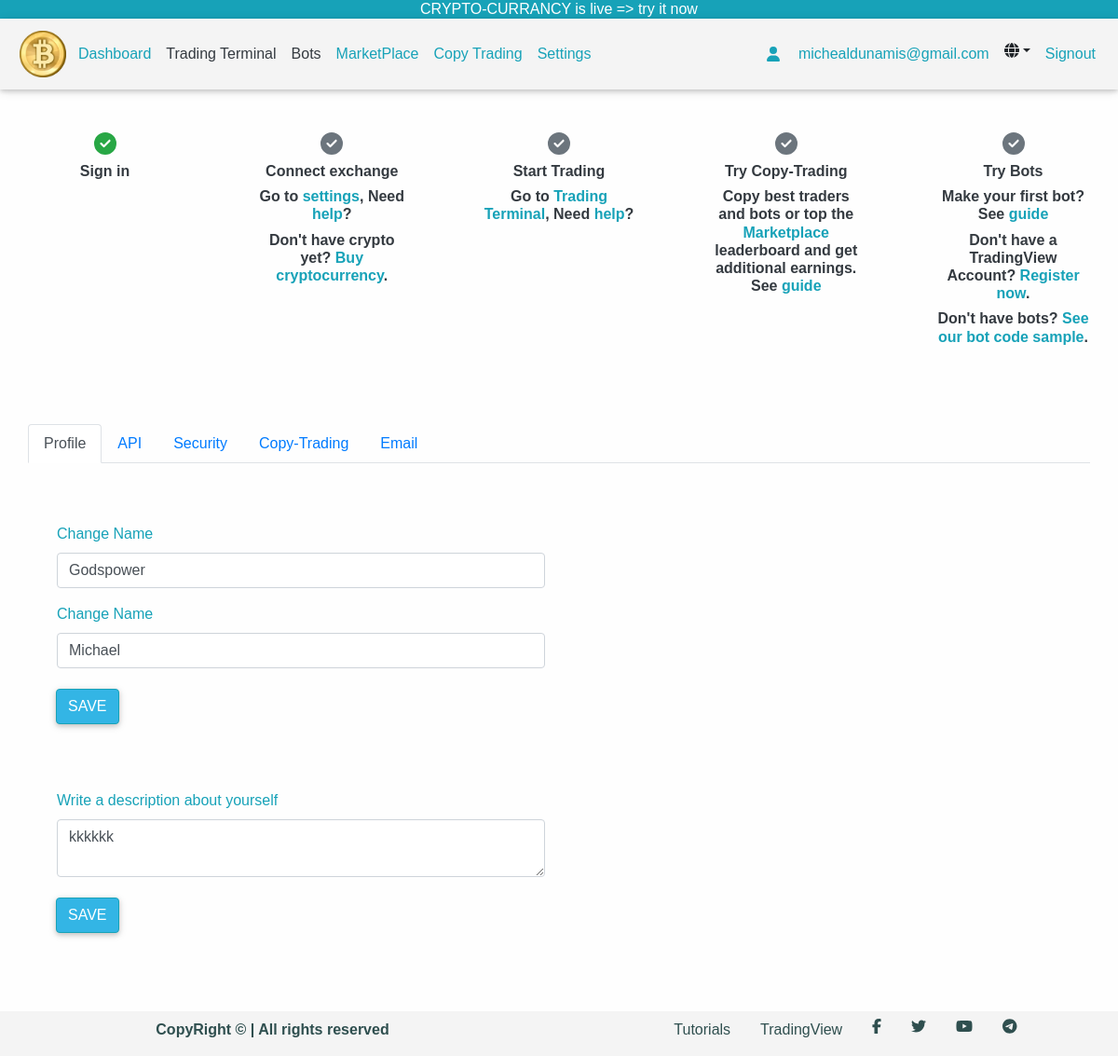
Page /trader/settings/ (signed in) on the committed database.
### accounts/models/user_profile.py (models this page shows, shortened)
class UserProfile(models.Model):
    TRADER = 'trader'
    user = models.OneToOneField(User, on_delete=models.CASCADE)
    is_verified = models.BooleanField(default=False)
    description = models.CharField(max_length=250, null=True, blank=True)
    first_time_signed_in = models.BooleanField(default=False)
    @property
    def get_user_name(self):
        return self.user.username
    @property
    def get_user_first_name(self):
        return self.user.first_name
    @property
    def get_user_last_name(self):
        return self.user.last_name

### trader/views/settings.py (the view)
# urls.py: path('settings/', settings_view, name="settings"),
def settings_view(request):
    context = {}
    user = User.objects.filter(pk=request.user.id).first()
    if user is not None:
        user_profile = UserProfile.objects.get(user=user)
        template_name = "settings.html"
        context['user_profile'] = user_profile
        return render(request, template_name=template_name, context=context)
    else:
        template_name = "login.html"
        return render(request, template_name=template_name, context=context)

### trader/templates/settings.html (shortened to what this page needs)
{% load static %}
<html class="no-js" lang="zxx">
<head>
    <link rel="stylesheet" href="{% static 'css/mdb.min.css' %}">
    <link rel="stylesheet" href="{% static 'css/fontawesome-free.css' %}">
    <link rel="stylesheet" href="{% static 'css/bootstrap.min.css' %}">
    <link rel="stylesheet" href="{% static 'css/swiper.css' %}">
</head>
<body>
    {% include 'navbar.html' %}
    <section class="section">
        <div class="row d-md-flex justify-content-md-between">
            <div class="col-md-2 col-sm-4 p-3">
                <h4 class="text-success text-center"><i class="fas fa-check-circle"></i></h4>
                <h6 class="text-dark text-center bold">Sign in</h6>
            </div>
            <div class="col-md-2 col-sm-4 p-3">
                <h4 class="text-muted text-center"><i class="fas fa-check-circle"></i></h4>
                <h6 class="text-dark text-center bold">Connect exchange</h6>
                <h6 class="text-dark text-center bold">Go to <a href="#!" class="text-info">settings</a>, Need <a href="#!" class="text-info">help</a>?</h6>
                <h6 class="text-dark text-center bold">Don't have crypto yet? <a href="#!" class="text-info"> Buy cryptocurrency</a>.</h6>
            </div>
            <div class="col-md-2 col-sm-4 p-3">
                <h4 class="text-muted text-center"><i class="fas fa-check-circle"></i></h4>
                <h6 class="text-dark text-center bold">Start Trading</h6>
                <h6 class="text-dark text-center bold">Go to <a href="#!" class="text-info">Trading Terminal</a>, Need <a href="#!" class="text-info">help</a>?</h6>
            </div>
            <div class="col-md-2 col-sm-4 p-3">
                <h4 class="text-muted text-center"><i class="fas fa-check-circle"></i></h4>
                <h6 class="text-dark text-center bold">Try Copy-Trading</h6>
                <h6 class="text-dark text-center bold">Copy best traders and bots or
                    top the <a href="#!" class="text-info">Marketplace</a> leaderboard
                    and get additional earnings.
                    See <a href="#!" class="text-info">guide</a></h6>
            </div>
            <div class="col-md-2 col-sm-4 p-3">
                <h4 class="text-muted text-center"><i class="fas fa-check-circle"></i></h4>
                <h6 class="text-dark text-center bold">Try Bots</h6>
                <h6 class="text-dark text-center bold">Make your first bot? See <a href="#!" class="text-info">guide</a></h6>
                <h6 class="text-dark text-center bold"> Don't have a TradingView Account?  <a href="#!" class="text-info"> Register now</a>.</h6>
                <h6 class="text-dark text-center bold"> Don't have bots?  <a href="#!" class="text-info"> See our bot code sample</a>.</h6>
            </div>
        </div>
    </section>
    <section class="section">
        <ul class="nav nav-tabs" role="tablist">
            <li class="nav-item">
                <a href="#ProfileTab" class="nav-link active" data-toggle="tab">Profile</a>
            </li>
            <li class="nav-item">
                <a href="#APITab" class="nav-link" data-toggle="tab">API</a>
            </li>
            <li class="nav-item">
                <a href="#SecurityTab" class="nav-link" data-toggle="tab">Security</a>
            </li>
            <li class="nav-item">
                <a href="#CTTab" class="nav-link" data-toggle="tab">Copy-Trading</a>
            </li>
            <li class="nav-item">
                <a href="#EmailTab" class="nav-link" data-toggle="tab">Email</a>
            </li>
        </ul>
        <div class="tab-content pt-5">
            <div id="ProfileTab" class="tab-pane active">
                <div class="p-2">
                    <form class="p-2" method="post" action="{% url 'user_update' %}">
                        <div class="form-group col-md-6">
                            <label for="fname" class="text-info">Change Name</label>
                            <input class="form-control" type="text" name="first_name" id="fname" value="{{ user_profile.get_user_first_name }}">
                        </div>
                        <div class="form-group col-md-6">
                            <label for="lname" class="text-info">Change Name</label>
                            <input class="form-control" type="text" name="last_name" id="lname" value="{{ user_profile.get_user_last_name }}">
                        </div>
                        <div class="form-group pl-2">
                            <button type="submit" class="btn btn-info">Save</button>
                        </div>
                    </form>
                </div>
                <div class="p-2">
                    <form class="p-2" method="post" action="{% url 'user_update_description' %}">
                        <div class="form-group col-md-6">
                            <label for="description" class="text-info">Write a description about yourself</label>
                            <textarea class="form-control" name="description" id="description" placeholder="description here">{{ user_profile.description }}</textarea>
                        </div>
                        <div class="form-group pl-2">
                            <button type="submit" class="btn btn-info">Save</button>
                        </div>
                    </form>
                </div>
            </div>
        </div>
    </section>
    {% include 'footer.html' %}
</body>
</html>

### trader/templates/navbar.html (shortened to what this page needs)
{% load static %}
    <div class="topalert text-center">
        <h6 class="text-white">CRYPTO-CURRANCY is live => <a href="{% url 'login' %}" class="text-white">try it now</a></h6>
    </div>
    <nav id="navbar" class="navbar navbar-expand-lg justify-content-between bgtransparent">
        <a href="#!" style="margin: 0; padding: 5px; height: 60px;" class="navbar-brand d-flex">
            <div style="width: 50px; height: 50px;">
                <img class="image-fluid" src="{% static 'img/Bitcoin.png' %}">
            </div>
        </a>
        <div class="collapse navbar-collapse d-lg-flex justify-content-lg-between" id="collapsibleNavbar">
            <ul class="navbar-nav">
                <li class="nav-item">
                    <a class="text-info text-bold nav-link" href="{% url 'dashboard' %}">Dashboard</a>
                </li>
                <li class="nav-item">
                    <a class="text-dark text-bold nav-link disabled" href="#!">Trading Terminal</a>
                </li>
                <li class="nav-item">
                    <a class="text-dark text-bold nav-link disabled" href="#!">Bots</a>
                </li>
                <li class="nav-item">
                    <a class="text-info text-bold nav-link" href="{% url 'marketplace' %}">MarketPlace</a>
                </li>
                <li class="nav-item">
                    <a class="text-info text-bold nav-link" href="{% url 'copyTrading' %}">Copy Trading</a>
                </li>
                <li class="nav-item">
                    <a class="text-info text-bold nav-link" href="{% url 'settings' %}">Settings</a>
                </li>
            </ul>
            <ul class="navbar-nav">
                <li class="nav-item m-1">
                    <a class="text-info text-bold nav-link" href="{% url 'profile' %}"><i class="fas fa-user"></i></a>
                </li>
                <li class="nav-item m-2">
                    <span class="text-info text-bold">{{ user_profile.get_user_name }}</span>
                </li>
                <li class="nav-item">
                    <a class="nav-link dropdown-toggle" data-toggle="dropdown"><i class="fas fa-globe"></i></a>
                </li>
                <li class="nav-item">
                    <a class="text-info text-bold nav-link" href="{% url 'logout' %}">Signout</a>
                </li>
            </ul>
        </div>
    </nav>

### trader/templates/settings.html (style rules this page uses)
.bold { font-weight: bold; }
.image-fluid { max-width: 100%; max-height: 100%; display: block; margin: auto; }
html { scroll-behavior: smooth; }
body { margin: 0; padding: 0; font-family: Arial, Helvetica, sans-serif; overflow-x: hidden; background: #fefefe; }
.section { padding: 30px; }

### trader/templates/navbar.html (style rules this page uses)
.topalert { width: 100%; height: 20px; background: #17a2b8; overflow: hiddden; }
#navbar { width: 100%; height: auto; position: sticky; top: 0; left: 0; background: #f4f4f4; z-index: 10; }

### rows in the picture
UserProfile: get_user_name "michealdunamis@gmail.com", first_name "Godspower", last_name "Michael", description "kkkkkk"
